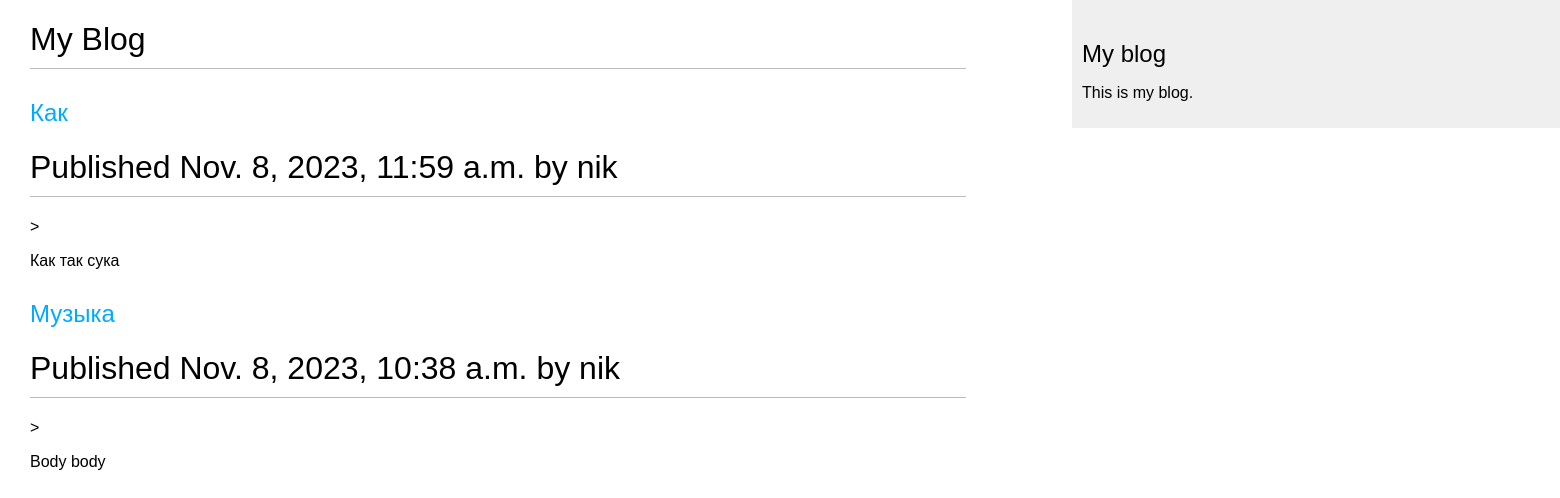
/blog/, run on an earlier commit of the app's database.
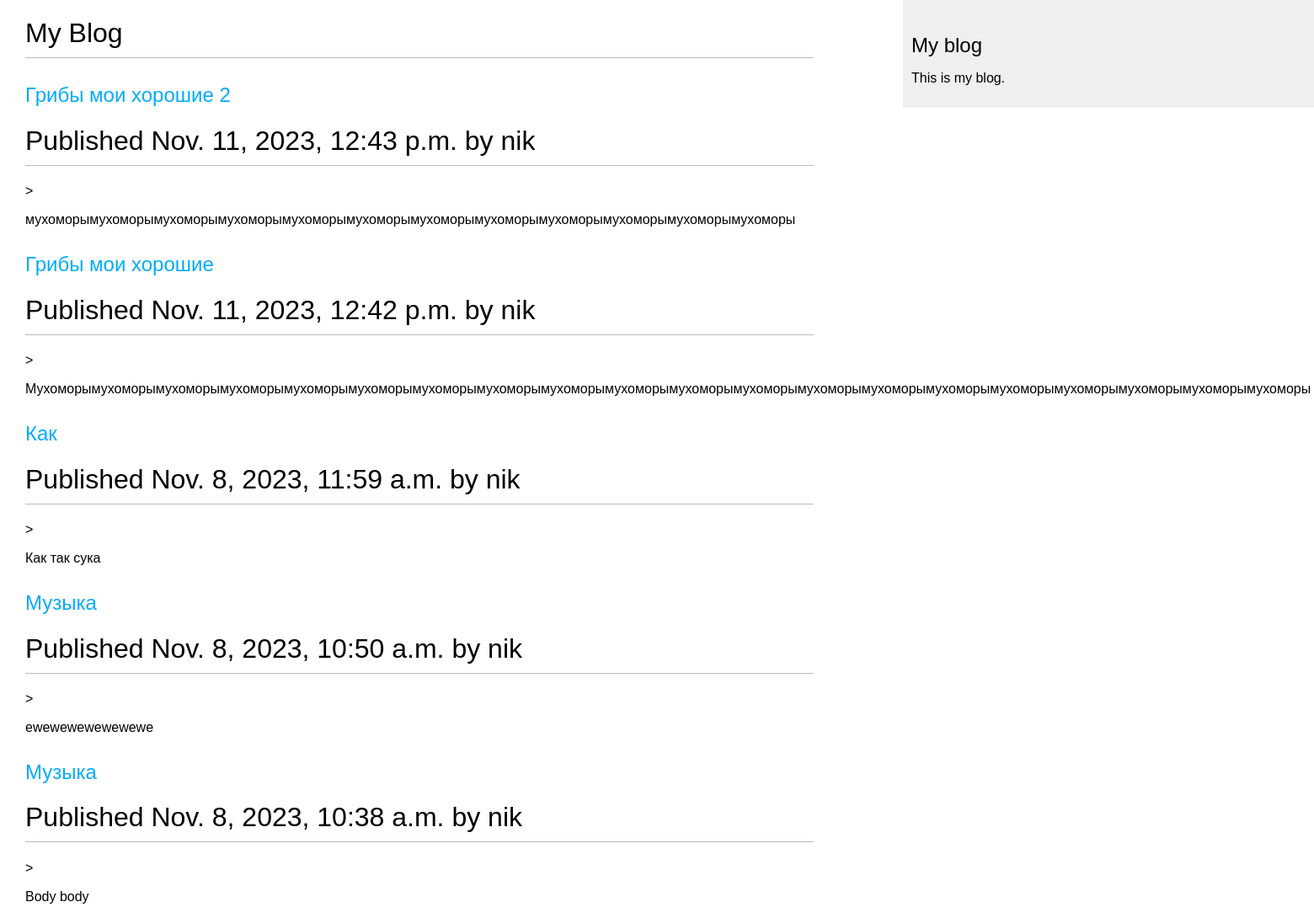
And on a later commit of the database.
### blog/models.py (models this page shows, shortened)
class Post(models.Model):
    class Status(models.TextChoices):
        DRAFT = 'DF', 'Draft'
        PUBLISHED = 'PB', 'Published'
    title = models.CharField(max_length=250)
    slug = models.SlugField(max_length=250,
                            unique_for_date='publish')
    author = models.ForeignKey(User,
                               on_delete=models.CASCADE,
                               related_name='blog_posts')
    body = models.TextField()
    publish = models.DateTimeField(default=timezone.now)  # поле дата публикации
    created = models.DateTimeField(auto_now_add=True)  # поле дата создания
    updated = models.DateTimeField(auto_now=True)
    status = models.CharField(max_length=2, choices=Status.choices, default=Status.DRAFT)
    objects = models.Manager()  # менеджер, применяемый по умолчанию
    published = PublishedManager()
    class Meta:
        ordering = ['-publish']
        indexes = [
            models.Index(fields=['-publish']),
        ]
    def get_absolute_url(self):
        return reverse('blog:post_detail',
                       args=[self.publish.year,
                             self.publish.month,
                             self.publish.day,
                             self.slug])

### blog/views.py (the view)
# urls.py: path('', views.post_list, name='post_list'),
def post_list(request):
    posts = Post.published.all()
    return render(request,
                  'blog/post/list.html',
                  {'posts': posts})

### blog/models.py (called while the page is built)
    def get_queryset(self):
        return super().get_queryset()\
                      .filter(status=Post.Status.PUBLISHED)

### templates/blog/post/list.html (shortened to what this page needs)
{% extends "blog/base.html" %}
{% block content %}
    <h1>My Blog</h1>
    {% for post in posts %}
        <h2>
            <a href="{{ post.get_absolute_url }}"> {{ post.title }}</a>
        </h2>
        <p class="date">
<h1>Published {{ post.publish }} by {{ post.author }}</h1>>
        </p>
        {{ post.body|truncatewords:30|linebreaks }}
    {% endfor %}
{% endblock %}

### templates/blog/base.html (shortened to what this page needs)
{% load static %}
<!DOCTYPE html>
<html>
    <head>
        <link href="{% static 'css/blog.css' %}" rel="stylesheet">
    </head>
    <body>
        <div id="content">
            {% block content %}
            {% endblock %}
        </div>
        <div id="sidebar">
            <h2>My blog</h2>
            <p>This is my blog.</p>
        </div>
    </body>
</html>

### blog/static/css/blog.css (style rules this page uses)
body { margin: 0; padding: 0; font-family: helvetica, sans-serif; }
a { color: #00abff; text-decoration: none; }
h1 { font-weight: normal; border-bottom: 1px solid #bbb; padding: 0 0 10px 0; }
h2 { font-weight: normal; margin: 30px 0 0; }
#content { float: left; width: 60%; padding: 0 0 0 30px; }
#sidebar { float: right; width: 30%; padding: 10px; background: #efefef; height: 100%; }
p.date { color: #ccc; font-family: georgia, serif; font-size: 12px; font-style: italic; }

What changed in the data, as far as the page shows it:
added Post: title "Грибы мои хорошие 2", publish "Nov. 11, 2023, 12:43 p.m.", author "nik", body "мухоморымухоморымухоморымухоморымухоморымухоморымухоморымухоморымухоморымухоморымухоморымухоморы"
added Post: title "Грибы мои хорошие", publish "Nov. 11, 2023, 12:42 p.m.", author "nik", body "Мухоморымухоморымухоморымухоморымухоморымухоморымухоморымухоморымухоморымухоморымухоморымухоморымухоморымухоморымухоморымухоморымухоморымухоморымухоморымухоморы"
now on this page (row edited): Post: title "Музыка", publish "Nov. 8, 2023, 10:50 a.m.", author "nik", body "ewewewewewewewe"
